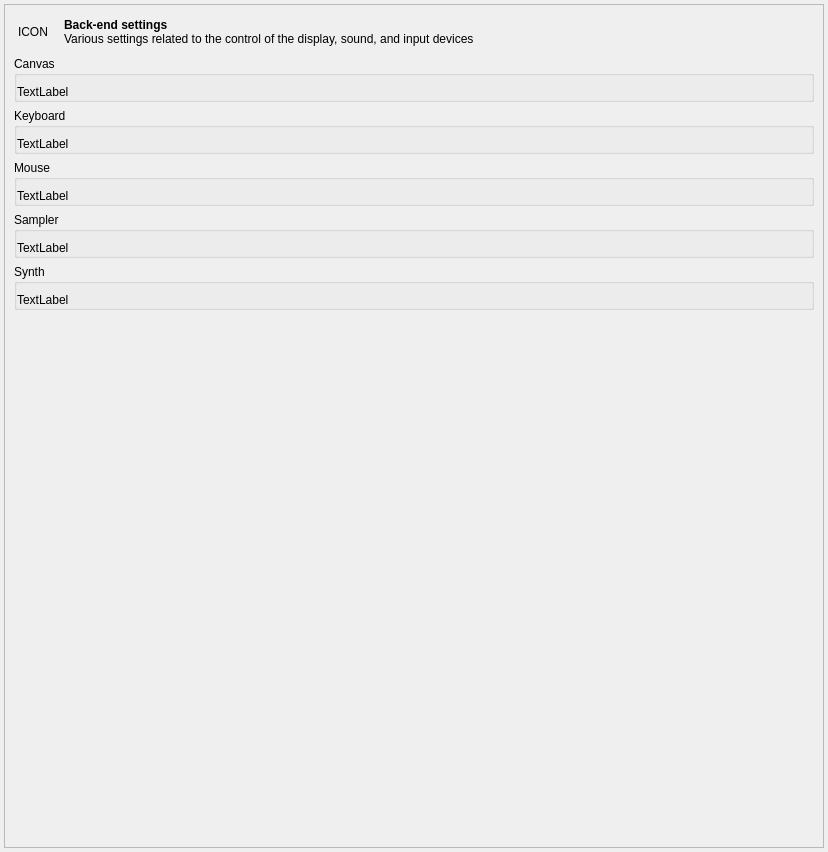
<?xml version="1.0" encoding="UTF-8"?>
<ui version="4.0">
 <class>widget_backend_settings</class>
 <widget class="QWidget" name="widget_backend_settings">
  <property name="geometry">
   <rect>
    <x>0</x>
    <y>0</y>
    <width>828</width>
    <height>852</height>
   </rect>
  </property>
  <property name="windowTitle">
   <string>Form</string>
  </property>
  <layout class="QVBoxLayout" name="verticalLayout">
   <property name="margin">
    <number>4</number>
   </property>
   <item>
    <widget class="QScrollArea" name="scrollarea_backend_settings">
     <property name="widgetResizable">
      <bool>true</bool>
     </property>
     <widget class="QWidget" name="scrollAreaWidgetContents">
      <property name="geometry">
       <rect>
        <x>0</x>
        <y>0</y>
        <width>818</width>
        <height>842</height>
       </rect>
      </property>
      <layout class="QVBoxLayout" name="verticalLayout_7">
       <item>
        <widget class="QWidget" name="widget_2" native="true">
         <layout class="QHBoxLayout" name="horizontalLayout">
          <property name="spacing">
           <number>16</number>
          </property>
          <property name="margin">
           <number>4</number>
          </property>
          <item>
           <widget class="QLabel" name="label_backend_icon">
            <property name="sizePolicy">
             <sizepolicy hsizetype="Fixed" vsizetype="Fixed">
              <horstretch>0</horstretch>
              <verstretch>0</verstretch>
             </sizepolicy>
            </property>
            <property name="text">
             <string>ICON</string>
            </property>
           </widget>
          </item>
          <item>
           <widget class="QLabel" name="label_2">
            <property name="text">
             <string>&lt;b&gt;Back-end settings&lt;/b&gt;&lt;br /&gt;
Various settings related to the control of the display, sound, and input devices</string>
            </property>
           </widget>
          </item>
         </layout>
        </widget>
       </item>
       <item>
        <widget class="QGroupBox" name="group_canvas">
         <property name="title">
          <string>Canvas</string>
         </property>
         <layout class="QVBoxLayout" name="layout_canvas">
          <property name="leftMargin">
           <number>0</number>
          </property>
          <property name="rightMargin">
           <number>0</number>
          </property>
          <property name="bottomMargin">
           <number>0</number>
          </property>
          <item>
           <widget class="QLabel" name="label_canvas">
            <property name="text">
             <string>TextLabel</string>
            </property>
           </widget>
          </item>
         </layout>
        </widget>
       </item>
       <item>
        <widget class="QGroupBox" name="group_keyboard">
         <property name="title">
          <string>Keyboard</string>
         </property>
         <layout class="QVBoxLayout" name="layout_keyboard">
          <property name="leftMargin">
           <number>0</number>
          </property>
          <property name="rightMargin">
           <number>0</number>
          </property>
          <property name="bottomMargin">
           <number>0</number>
          </property>
          <item>
           <widget class="QLabel" name="label_keyboard">
            <property name="text">
             <string>TextLabel</string>
            </property>
           </widget>
          </item>
         </layout>
        </widget>
       </item>
       <item>
        <widget class="QGroupBox" name="group_mouse">
         <property name="title">
          <string>Mouse</string>
         </property>
         <layout class="QVBoxLayout" name="layout_mouse">
          <property name="leftMargin">
           <number>0</number>
          </property>
          <property name="rightMargin">
           <number>0</number>
          </property>
          <property name="bottomMargin">
           <number>0</number>
          </property>
          <item>
           <widget class="QLabel" name="label_mouse">
            <property name="text">
             <string>TextLabel</string>
            </property>
           </widget>
          </item>
         </layout>
        </widget>
       </item>
       <item>
        <widget class="QGroupBox" name="group_sampler">
         <property name="title">
          <string>Sampler</string>
         </property>
         <layout class="QVBoxLayout" name="layout_sampler">
          <property name="leftMargin">
           <number>0</number>
          </property>
          <property name="rightMargin">
           <number>0</number>
          </property>
          <property name="bottomMargin">
           <number>0</number>
          </property>
          <item>
           <widget class="QLabel" name="label_sampler">
            <property name="text">
             <string>TextLabel</string>
            </property>
           </widget>
          </item>
         </layout>
        </widget>
       </item>
       <item>
        <widget class="QGroupBox" name="group_synth">
         <property name="title">
          <string>Synth</string>
         </property>
         <layout class="QVBoxLayout" name="layout_synth">
          <property name="leftMargin">
           <number>0</number>
          </property>
          <property name="rightMargin">
           <number>0</number>
          </property>
          <property name="bottomMargin">
           <number>0</number>
          </property>
          <item>
           <widget class="QLabel" name="label_synth">
            <property name="text">
             <string>TextLabel</string>
            </property>
           </widget>
          </item>
         </layout>
        </widget>
       </item>
       <item>
        <widget class="QWidget" name="widget" native="true">
         <property name="sizePolicy">
          <sizepolicy hsizetype="Preferred" vsizetype="Expanding">
           <horstretch>0</horstretch>
           <verstretch>0</verstretch>
          </sizepolicy>
         </property>
        </widget>
       </item>
      </layout>
     </widget>
    </widget>
   </item>
  </layout>
 </widget>
 <resources/>
 <connections/>
</ui>
